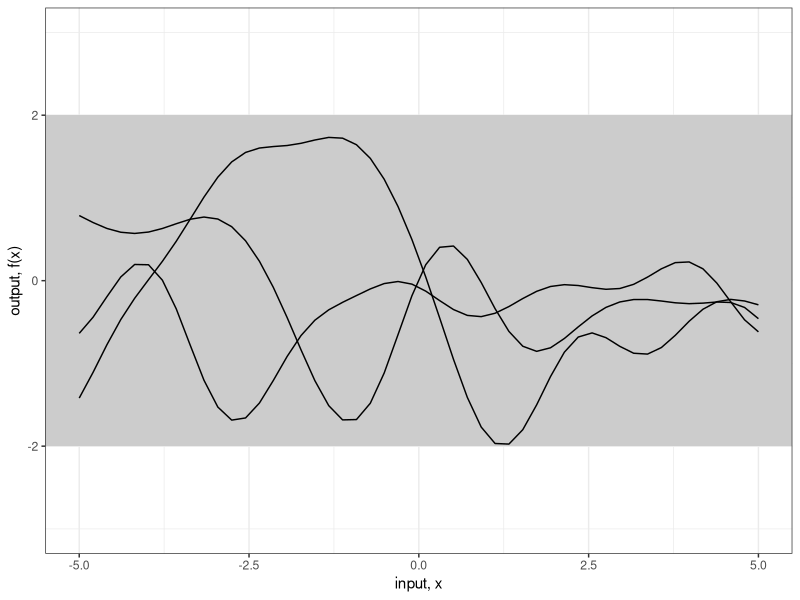
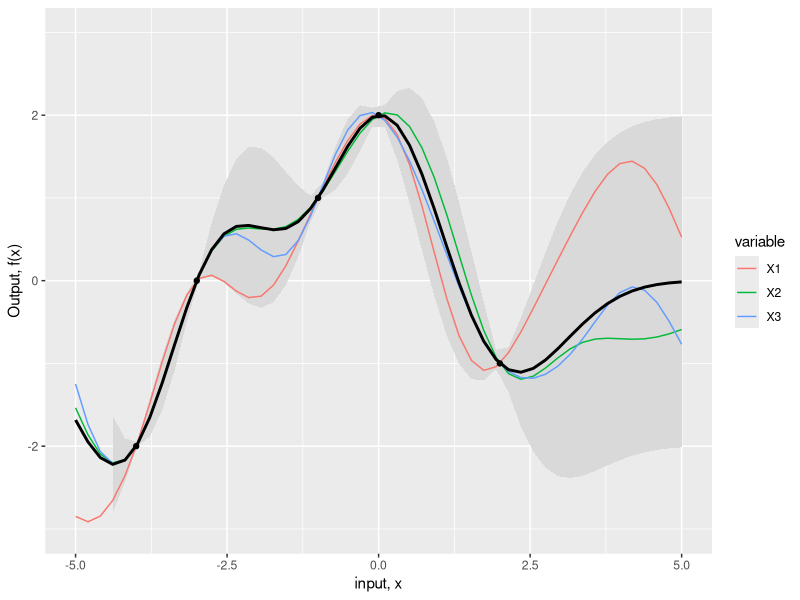
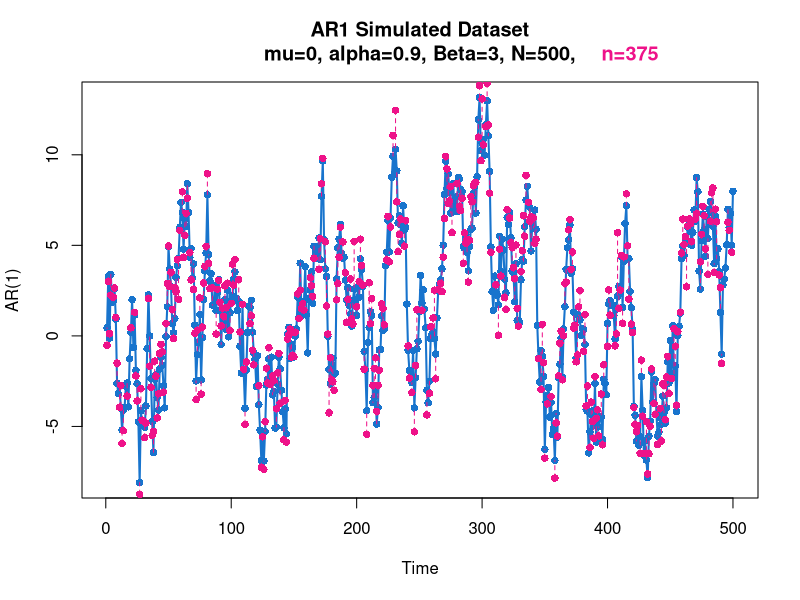
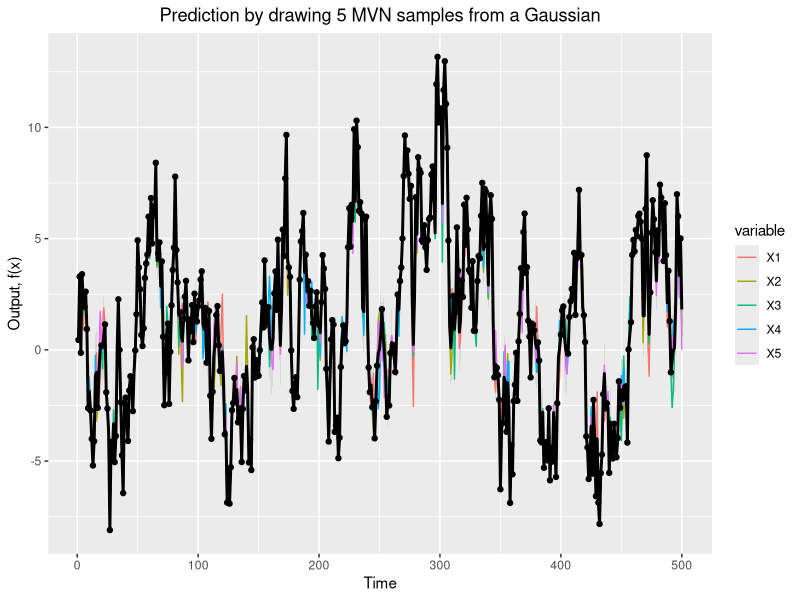
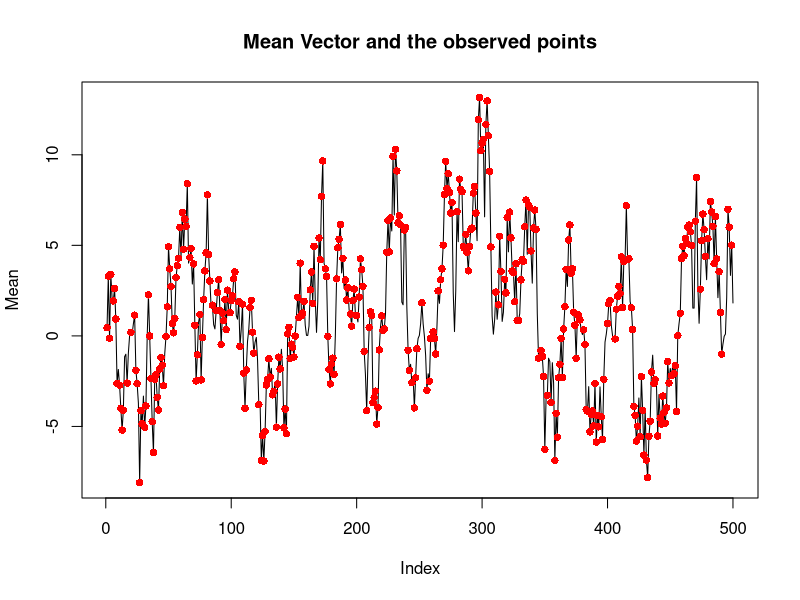
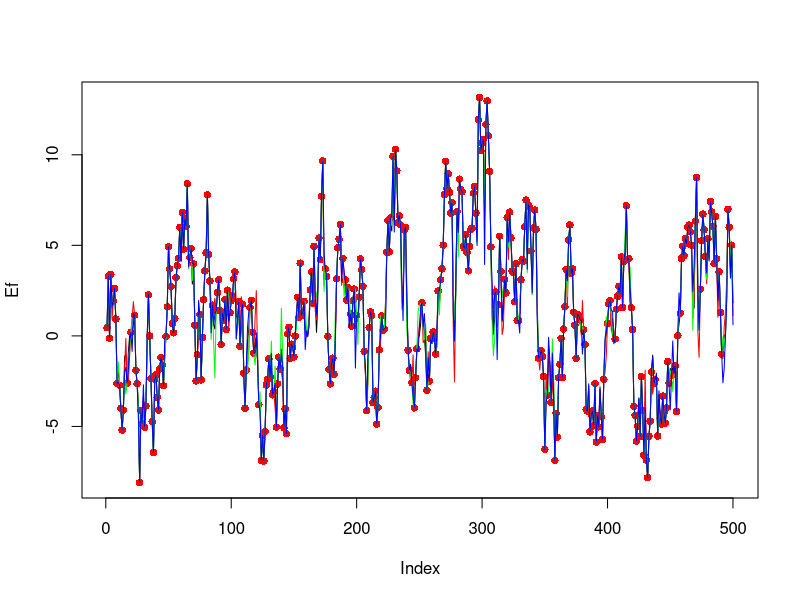
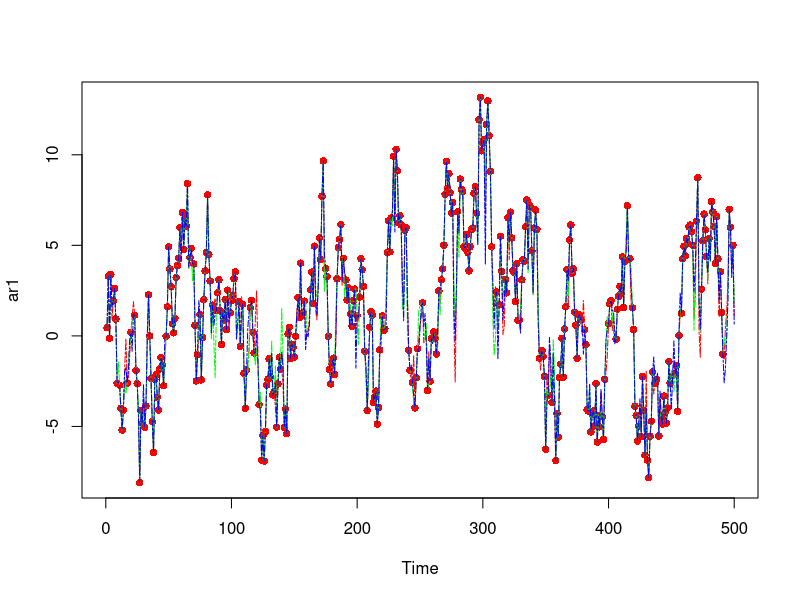
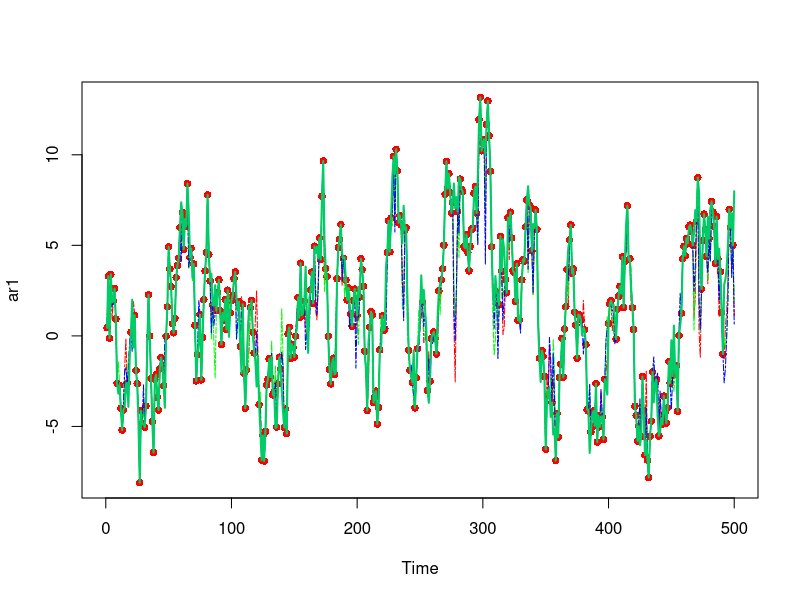

Write R code to recreate these figures, in order.
library(MASS)
library(reshape)
library(ggplot2)


graphics.off()
rm(list=ls())
gc()
cat("\014")

##################################### The 'Squared Exponential' Covariance Function #############################################
# The 'Squared Exponential' Covariance Function - Slide Xray
# 'The prior can be summarized by a covariance function'. Equation 45.30 - Chapter 45, pg 541 (David Mackay)

# http://www.carlboettiger.info/2012/10/17/basic-regression-in-gaussian-processes.html
# Squared Exponential, also called the radical basis - as the covariance function


# Vertical lengthscale
sigmaf = 1

# Horizontal lengthscale
l = 1

# Creating the matrix
x = 1:5
sigmaf^2 * (exp(-(1/(2*(l^2))) * as.matrix(dist(x, upper = T, diag = T)^2)))




################################################# Sun #################################################
### Another way - http://www.carlboettiger.info/2012/10/17/basic-regression-in-gaussian-processes.html 
set.seed(12345)
x_predict <- seq(-5,5,len=50)
l <- 1


## SQUARED EXPONENTIALS
SE <- function(Xi,Xj, l) {exp(-0.5 * (Xi - Xj) ^ 2 / l ^ 2)}
cov2 <- function(X, Y) {outer(X, Y, SE, l)}
COV <- cov2(x_predict, x_predict)


# ## ABSOLUTE VALUE
# SE <- function(Xi,Xj, l) {exp(-(abs(Xi - Xj)))}
# cov2 <- function(X, Y) {outer(X, Y, SE, l)}
# COV <- cov2(x_predict, x_predict)
#######################################################################################################


set.seed(12345)
mvrnorm_n <- 3 #Number of samples required_SS
values <- matrix(mvrnorm(n = mvrnorm_n, rep(0, length=length(x_predict)), COV), nrow = mvrnorm_n)


dat <- data.frame(x = x_predict, t(values))
dat <- melt(dat, id = "x")




fig2a <- ggplot(dat,aes(x=x,y=value)) +
  geom_rect(xmin=-Inf, xmax=Inf, ymin=-2, ymax=2, fill="grey80") +
  geom_line(aes(group=variable)) +   theme_bw() +
  scale_y_continuous(lim=c(-3,3), name="output, f(x)") +
  xlab("input, x")
fig2a



######################################### POSTERIOR DISTRIBUTION GIVEN SOME DATA #############################################
obs <- data.frame(x = c(-4, -3, -1, 0, 2),
                  y = c(-2, 0, 1, 2, -1))



## Taking the inverse of the Covariance Matrix
cov_xx_inv <- solve(cov2(obs$x, obs$x))

Ef <- cov2(x_predict, obs$x) %*% cov_xx_inv %*% obs$y

Cf <- cov2(x_predict, x_predict) - cov2(x_predict, obs$x)  %*% cov_xx_inv %*% cov2(obs$x, x_predict)


values <- mvrnorm(n = 3, mu = Ef, Sigma = Cf)

dat <- data.frame(x = x_predict, t(values))
dat <- melt(dat, id = "x")


ymins = rep(Ef-2*sqrt(diag(Cf)), 3)
ymaxs = rep(Ef+2*sqrt(diag(Cf)), 3)


ggplot(dat, aes(x = x, y = value)) +
  geom_ribbon(aes(ymin = ymins, ymax = ymaxs), fill = "grey85") + 
  geom_line(aes(color=variable)) +
  geom_point(data = obs, aes(x = x, y = y)) +
  geom_line(data = NULL, aes(x = rep(x_predict, 3), y = rep(Ef, 3)), size = 1) + #MEAN
  scale_y_continuous(lim = c(-3, 3), name = "Output, f(x)") +
  xlab("input, x")









# ### THIS WORKS TOO - VERY MANUAL THOUGH ###
# plot(y = dat$value, x = dat$x, type = "l")
# 
# lines(y = Ef-2*sqrt(diag(Cf)), x = dat$x[1:50])
# lines(y = Ef-2*sqrt(diag(Cf)), x = dat$x[1:50], col = "red", lwd = 3, lty = 6)
# 
# lines(y = Ef+2*sqrt(diag(Cf)), x = dat$x[1:50])
# lines(y = Ef+2*sqrt(diag(Cf)), x = dat$x[1:50], col = "#2E8B57", lwd = 3, lty = 6)
# 
# 
# # note, check the above, and see if the black mean line is infact the mean
# x1 = dat[1:50, ]
# x2 = dat[51:100, ]
# x3 = dat[101:150, ]
# 
# plot(x1$value ~ x1$x, type = "l", col = "orange")
# lines(x2$value ~ x2$x, type = "l", col = "#00CD66")
# lines(x3$value ~ x3$x, type = "l", col = "#4876FF")
# 
# total = data.frame(x1 = x1$value, x2 = x2$value, x3 = x3$value)
# mean1 <- apply(total, 1, mean)
# 
# lines(mean1 ~ x1$x, type = "l", col = "black", lwd = 2)








### BRING IN OUR AR1 ###
library(MASS)
library(reshape)
library(ggplot2)


graphics.off()
rm(list=ls())
gc()
cat("\014")




################################## PARAMETERS #################################
# Number of values
N = 500

# Proportion of the previous value remembered
alpha = 0.90

# The Jump, variance
B = 3

# Mean
mu = 0

##############################################################################
set.seed(2); ar1 = mu + arima.sim(model = list(ar=alpha), n = N, sd = sqrt(B))

## Data observed with noise
set.seed(2);samp_index = sort(sample(x = 1:N, size = floor(length(ar1) * 0.75), replace = FALSE))
samp = ar1[samp_index]

# Data observed with noise
set.seed(3); data_observed_noise = samp  + rnorm(n = length(samp), mean = 0, sd = 1) #WITH NOISE

# Plotting
main = paste("AR1 Simulated Dataset\nmu=", mu, ", alpha=", alpha, ", Beta=", B, ", N=", N, ",", sep = "")
plot(ar1, main = main, type = "o", pch = 16, col = "dodgerblue3", lwd = 2, ylab = "AR(1)")
title(paste("\n", paste(rep(" ", nchar(main)+17), collapse = ""), "n=", length(samp_index), sep = ""), col.main = "deeppink2")

p = 1
for (i in samp_index){
  segments(x0 = i, x1 = i, y0 = data_observed_noise[p], y1 = ar1[i], col = "deeppink2", lty =2)
  p <- p + 1
}

points(x = samp_index, y = data_observed_noise, pch = 16, col = "deeppink2")





# THE DATA
obs <- data.frame(x = samp_index, y = samp)

# This may or may not make a difference, but lets order it
(obs <- obs[order(obs$x), ])


# FUNCTIONS
set.seed(2)
x_predict <- attributes(ar1)$tsp[1:2][1]:attributes(ar1)$tsp[1:2][2]
l <- 1
nu <- 2
sigma <- 1

# 'Stationary' Covariance Function - Using absolutes insead of Squared distances
SE <- function(Xi, Xj, l) {sigma^2 * exp(-(abs(Xi - Xj)/l)^nu)}
cov2 <- function(X, Y) {outer(X, Y, SE, l)}

## Taking the inverse of the Covariance Matrix
cov_xx_inv <- solve(cov2(obs$x, obs$x))

# Mean Vector
Ef <- cov2(x_predict, obs$x) %*% cov_xx_inv %*% obs$y

# Covariance Matrix
Cf <- cov2(x_predict, x_predict) - cov2(x_predict, obs$x)  %*% cov_xx_inv %*% cov2(obs$x, x_predict)

# Replacing the negatives with 0 in the diagonals of the Covariance Matrix - Cannot be zero
diag(Cf)[diag(Cf) < 0] <- 0


no_mvrSample <- 5
values <- mvrnorm(no_mvrSample, Ef, Cf)

dat_original <- data.frame(x = x_predict, t(values))
dat <- melt(dat_original, id = "x")



ymins = rep(Ef - 2*sqrt(diag(Cf)), no_mvrSample)
ymaxs = rep(Ef + 2*sqrt(diag(Cf)), no_mvrSample)

# png(filename = "gaussian_ggplot_375.png", width = 7.5, height = 5, res = 400, units = "in")
ggplot(dat, aes(x = x, y = value)) +
  geom_ribbon(aes(ymin = ymins, ymax = ymaxs), fill = "grey85") + 
  geom_line(aes(color=variable)) +
  geom_point(data = obs, aes(x = x, y = y)) +
  geom_line(data = NULL, aes(x = rep(x_predict, no_mvrSample), y = rep(Ef, no_mvrSample)), size = 1) + #MEAN
  scale_y_continuous(name = "Output, f(x)") +
  xlab("Time") + 
  ggtitle("Prediction by drawing 5 MVN samples from a Gaussian") +
  theme(plot.title = element_text(hjust = 0.5))
# graphics.off() 

############ PLOTS #########################


# 1
# Mean Vector & the observed points
plot(Ef, type = "l", main = "Mean Vector and the observed points", ylab = "Mean") # Mean Vector
points(obs$y ~ obs$x, pch = 16, col = "red") # Observed Points




# 2
# Mean Vector & the observed points - with samples from mvrnorm
plot(Ef, type = "l") # Mean Vector
points(obs$y ~ obs$x, pch = 16, col = "red") # Observed Points

mycols_ColorBrewer <- c("#1f78b4", "#33a02c", "#ff7f00", "#6a3d9a",  "#b15928")
set.seed(1); samp <- sample(x = mycols_ColorBrewer, size = 3, replace = FALSE)

mycols_rainbow <- rainbow(3)


for (i in 1:3){
lines(dat_original[, i+1], col = mycols_rainbow[i])
}





# 3 - ONE OF THE IMPORTANT ONES
# Only the observed points - with samples from mvrnorm
plot(obs$y ~ obs$x, pch = 16, col = "red", xlab = "Time", ylab = "ar1") # Observed Points

mycols_rainbow <- rainbow(3)
for (i in 1:3){
  lines(dat_original[, i+1], col = mycols_rainbow[i], lty = 6)
}








# 4 - ANOTHER IMPORTANT ONE
# Only the observed points - with samples from mvrnorm
plot(obs$y ~ obs$x, pch = 16, col = "red", xlab = "Time", ylab = "ar1") # Observed Points

mycols_rainbow <- rainbow(3)
for (i in 1:3){
  lines(dat_original[, i+1], col = mycols_rainbow[i], lty = 6)
}
lines(ar1, type = "l", col = "#00CD66", lwd = 2)



# png(filename = "observed_vs_mvnAverage.png", width = 7.5, height = 5, res = 400, units = "in")
# 5 - And finally, Only looking at the average of all the multivriate samples
# COMPARISONS 
plot(y = data_observed_noise, x = samp_index, pch = 16, col = "deeppink2", main = "Observed points vs. the average of the 5 MVN samples", ylab = "Output, f(x)", xlab = "Time")


# The mean of our multivariate samples
dat_original$mean_Xn <- apply(dat_original[2:ncol(dat_original)], 1, mean)
lines(dat_original$mean_Xn, lwd = 2, col = "#23397d")
# Aside
# lines(ar1, col = "#9ccaf8")
# graphics.off
